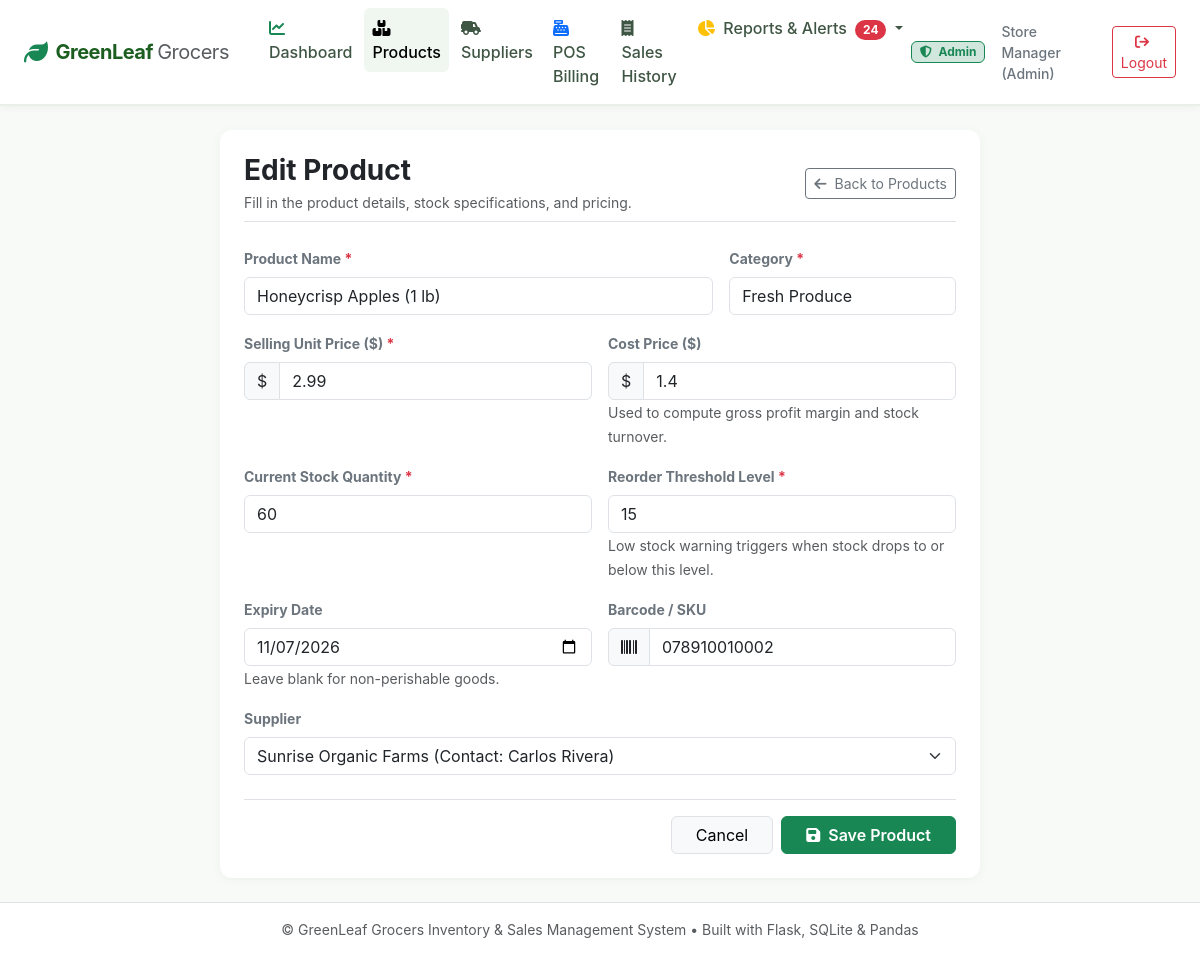
The app's page /products/2/edit (signed in) with its own data.
### app/models.py (models this page shows, shortened)
class User(db.Model):
    __tablename__ = 'users'
    user_id = db.Column(db.Integer, primary_key=True, autoincrement=True)
    username = db.Column(db.String(64), unique=True, nullable=False, index=True)
    password_hash = db.Column(db.String(256), nullable=False)
    role = db.Column(db.String(20), nullable=False, default='cashier')  # 'admin' or 'cashier'
    full_name = db.Column(db.String(100), nullable=False, default='')
    created_at = db.Column(db.DateTime, default=utc_now)
    sales = db.relationship('Sale', backref='cashier', lazy=True)
    @property
    def is_admin(self) -> bool:
        return self.role.lower() == 'admin'

class Product(db.Model):
    __tablename__ = 'products'
    product_id = db.Column(db.Integer, primary_key=True, autoincrement=True)
    name = db.Column(db.String(150), nullable=False, index=True)
    category = db.Column(db.String(80), nullable=False, index=True)
    unit_price = db.Column(db.Float, nullable=False)
    cost_price = db.Column(db.Float, nullable=False, default=0.0)
    stock_qty = db.Column(db.Integer, nullable=False, default=0)
    reorder_level = db.Column(db.Integer, nullable=False, default=10)
    expiry_date = db.Column(db.Date, nullable=True, index=True)
    barcode = db.Column(db.String(50), unique=True, nullable=True, index=True)
    supplier_id = db.Column(db.Integer, db.ForeignKey('suppliers.supplier_id'), nullable=True)
    is_active = db.Column(db.Boolean, default=True)
    created_at = db.Column(db.DateTime, default=utc_now)
    sale_items = db.relationship('SaleItem', backref='product', lazy=True)

class Supplier(db.Model):
    __tablename__ = 'suppliers'
    supplier_id = db.Column(db.Integer, primary_key=True, autoincrement=True)
    name = db.Column(db.String(120), nullable=False)
    phone = db.Column(db.String(30), nullable=True)
    email = db.Column(db.String(120), nullable=True)
    contact_person = db.Column(db.String(100), nullable=True)
    address = db.Column(db.Text, nullable=True)
    created_at = db.Column(db.DateTime, default=utc_now)
    products = db.relationship('Product', backref='supplier', lazy=True)

### app/routes/products.py (the view, shortened to what this page needs)
@products_bp.route('/<int:product_id>/edit', methods=['GET', 'POST'])
@login_required
@role_required(['admin'])
def edit(product_id):
    product = db.get_or_404(Product, product_id)
    suppliers = Supplier.query.order_by(Supplier.name).all()
    return render_template('products/form.html', suppliers=suppliers, action='Edit', product=product)

### app/routes/auth.py (called while the page is built)
def login_required(f):
    @wraps(f)
    def decorated_function(*args, **kwargs):
        if 'user_id' not in session:
            flash('Please log in to access this page.', 'warning')
            return redirect(url_for('auth.login', next=request.url))
        return f(*args, **kwargs)
    return decorated_function

def role_required(allowed_roles):
    def decorator(f):
        @wraps(f)
        def decorated_function(*args, **kwargs):
            if 'user_id' not in session:
                flash('Please log in first.', 'warning')
                return redirect(url_for('auth.login'))
            user = db.session.get(User, session['user_id'])
            if not user or user.role not in allowed_roles:
                flash(f'Access denied. Required role: {", ".join(allowed_roles)}.', 'danger')
                if user and user.role == 'cashier':
                    return redirect(url_for('billing.pos'))
                return redirect(url_for('auth.login'))
            return f(*args, **kwargs)
        return decorated_function
    return decorator

### app/templates/products/form.html (shortened to what this page needs)
{% extends "base.html" %}
{% block content %}
<div class="row justify-content-center">
    <div class="col-12 col-lg-8">
        <div class="card stat-card p-4">
            <div class="d-flex justify-content-between align-items-center mb-4 pb-2 border-bottom">
                <div>
                    <h3 class="fw-bold text-dark mb-1">{{ action }} Product</h3>
                    <p class="text-muted small mb-0">Fill in the product details, stock specifications, and pricing.</p>
                </div>
                <a href="{{ url_for('products.index') }}" class="btn btn-outline-secondary btn-sm">
                    <i class="fa-solid fa-arrow-left me-1"></i> Back to Products
                </a>
            </div>
            <form method="POST">
                <div class="row g-3">
                    <div class="col-12 col-md-8">
                        <label class="form-label fw-bold small text-secondary">Product Name <span class="text-danger">*</span></label>
                        <input type="text" name="name" class="form-control" placeholder="e.g. Organic Honeycrisp Apples (1 lb)" value="{{ product.name if product else '' }}" required>
                    </div>
                    <div class="col-12 col-md-4">
                        <label class="form-label fw-bold small text-secondary">Category <span class="text-danger">*</span></label>
                        <input type="text" name="category" class="form-control" list="categoryList" placeholder="e.g. Fresh Produce" value="{{ product.category if product else '' }}" required>
                    </div>
                    <div class="col-12 col-md-6">
                        <label class="form-label fw-bold small text-secondary">Selling Unit Price ($) <span class="text-danger">*</span></label>
                        <div class="input-group">
                            <span class="input-group-text">$</span>
                            <input type="number" step="0.01" min="0" name="unit_price" class="form-control" placeholder="0.00" value="{{ product.unit_price if product else '' }}" required>
                        </div>
                    </div>
                    <div class="col-12 col-md-6">
                        <label class="form-label fw-bold small text-secondary">Cost Price ($)</label>
                        <div class="input-group">
                            <span class="input-group-text">$</span>
                            <input type="number" step="0.01" min="0" name="cost_price" class="form-control" placeholder="0.00" value="{{ product.cost_price if product else '0.00' }}">
                        </div>
                        <span class="form-text small">Used to compute gross profit margin and stock turnover.</span>
                    </div>
                    <div class="col-12 col-md-6">
                        <label class="form-label fw-bold small text-secondary">Current Stock Quantity <span class="text-danger">*</span></label>
                        <input type="number" min="0" name="stock_qty" class="form-control" placeholder="0" value="{{ product.stock_qty if product else '0' }}" required>
                    </div>
                    <div class="col-12 col-md-6">
                        <label class="form-label fw-bold small text-secondary">Reorder Threshold Level <span class="text-danger">*</span></label>
                        <input type="number" min="0" name="reorder_level" class="form-control" placeholder="10" value="{{ product.reorder_level if product else '10' }}" required>
                        <span class="form-text small">Low stock warning triggers when stock drops to or below this level.</span>
                    </div>
                    <div class="col-12 col-md-6">
                        <label class="form-label fw-bold small text-secondary">Expiry Date</label>
                        <input type="date" name="expiry_date" class="form-control" value="{{ product.expiry_date.strftime('%Y-%m-%d') if product and product.expiry_date else '' }}">
                        <span class="form-text small">Leave blank for non-perishable goods.</span>
                    </div>
                    <div class="col-12 col-md-6">
                        <label class="form-label fw-bold small text-secondary">Barcode / SKU</label>
                        <div class="input-group">
                            <span class="input-group-text"><i class="fa-solid fa-barcode"></i></span>
                            <input type="text" name="barcode" class="form-control" placeholder="e.g. 890123456789" value="{{ product.barcode if product and product.barcode else '' }}">
                        </div>
                    </div>
                    <div class="col-12">
                        <label class="form-label fw-bold small text-secondary">Supplier</label>
                        <select name="supplier_id" class="form-select">
                            {% for s in suppliers %}
                            <option value="{{ s.supplier_id }}" {% if product and product.supplier_id == s.supplier_id %}selected{% endif %}>
                                {{ s.name }} {% if s.contact_person %}(Contact: {{ s.contact_person }}){% endif %}
                            </option>
                            {% endfor %}
                        </select>
                    </div>
                </div>
                <div class="d-flex justify-content-end gap-2 mt-4 pt-3 border-top">
                    <a href="{{ url_for('products.index') }}" class="btn btn-light border px-4">Cancel</a>
                    <button type="submit" class="btn btn-success px-4 fw-semibold">
                        <i class="fa-solid fa-floppy-disk me-1"></i> Save Product
                    </button>
                </div>
            </form>
        </div>
    </div>
</div>
{% endblock %}

### app/templates/base.html (shortened to what this page needs)
<!DOCTYPE html>
<html lang="en">
<head>
    <link href="https://cdn.jsdelivr.net/npm/bootstrap@5.3.3/dist/css/bootstrap.min.css" rel="stylesheet">
    <link rel="stylesheet" href="https://cdnjs.cloudflare.com/ajax/libs/font-awesome/6.5.1/css/all.min.css">
    <link rel="stylesheet" href="{{ url_for('static', filename='css/style.css') }}">
</head>
<body>
    <nav class="navbar navbar-expand-lg navbar-greenleaf sticky-top py-2">
        <div class="container-fluid px-4">
            <a class="navbar-brand d-flex align-items-center gap-2" href="{{ url_for('auth.index') }}">
                <i class="fa-solid fa-leaf text-success fs-4"></i>
                <span>GreenLeaf <span class="fw-normal text-muted">Grocers</span></span>
            </a>
            <div class="collapse navbar-collapse" id="navbarMain">
                {% if current_user %}
                <ul class="navbar-nav me-auto mb-2 mb-lg-0 ms-lg-3 gap-1">
                    {% if current_user.is_admin %}
                    <li class="nav-link-item">
                        <a class="nav-link {% if request.endpoint and request.endpoint.startswith('dashboard') %}active{% endif %}" href="{{ url_for('dashboard.index') }}">
                            <i class="fa-solid fa-chart-line me-1 text-success"></i> Dashboard
                        </a>
                    </li>
                    <li class="nav-link-item">
                        <a class="nav-link {% if request.endpoint and request.endpoint.startswith('products') %}active{% endif %}" href="{{ url_for('products.index') }}">
                            <i class="fa-solid fa-boxes-stacked me-1"></i> Products
                        </a>
                    </li>
                    <li class="nav-link-item">
                        <a class="nav-link {% if request.endpoint and request.endpoint.startswith('suppliers') %}active{% endif %}" href="{{ url_for('suppliers.index') }}">
                            <i class="fa-solid fa-truck-field me-1"></i> Suppliers
                        </a>
                    </li>
                    {% endif %}
                    <li class="nav-link-item">
                        <a class="nav-link {% if request.endpoint and request.endpoint == 'billing.pos' %}active{% endif %}" href="{{ url_for('billing.pos') }}">
                            <i class="fa-solid fa-cash-register me-1 text-primary"></i> POS Billing
                        </a>
                    </li>
                    <li class="nav-link-item">
                        <a class="nav-link {% if request.endpoint and request.endpoint == 'billing.sales_history' %}active{% endif %}" href="{{ url_for('billing.sales_history') }}">
                            <i class="fa-solid fa-receipt me-1"></i> Sales History
                        </a>
                    </li>
                    {% if current_user.is_admin %}
                    <li class="nav-item dropdown">
                        <a class="nav-link dropdown-toggle {% if request.endpoint and request.endpoint.startswith('reports') %}active{% endif %}" href="#" role="button" data-bs-toggle="dropdown">
                            <i class="fa-solid fa-chart-pie me-1 text-warning"></i> Reports & Alerts
                            {% if low_stock_count > 0 or near_expiry_count > 0 %}
                            <span class="badge bg-danger rounded-pill ms-1">{{ low_stock_count + near_expiry_count }}</span>
                            {% endif %}
                        </a>
                    </li>
                    {% endif %}
                </ul>
                <div class="d-flex align-items-center gap-3">
                    {% if current_user.is_admin %}
                    <span class="badge bg-success-subtle text-success border border-success px-2 py-1">
                        <i class="fa-solid fa-shield-halved me-1"></i> Admin
                    </span>
                    {% else %}
                    <span class="badge bg-primary-subtle text-primary border border-primary px-2 py-1">
                        <i class="fa-solid fa-user me-1"></i> Cashier
                    </span>
                    {% endif %}
                    <span class="text-secondary small fw-medium d-none d-md-inline">
                        {{ current_user.full_name or current_user.username }}
                    </span>
                    <a href="{{ url_for('auth.logout') }}" class="btn btn-outline-danger btn-sm" title="Log Out">
                        <i class="fa-solid fa-arrow-right-from-bracket me-1"></i> Logout
                    </a>
                </div>
                {% endif %}
            </div>
        </div>
    </nav>
    <main class="container-fluid px-4 py-4 flex-grow-1">
        {% block content %}{% endblock %}
    </main>
    <footer class="bg-white border-top py-3 mt-auto no-print">
        <div class="container-fluid px-4 text-center text-muted small">
            <span>&copy; GreenLeaf Grocers Inventory & Sales Management System • Built with Flask, SQLite & Pandas</span>
        </div>
    </footer>
</body>
</html>

### app/static/css/style.css (style rules this page uses)
:root { --brand-primary: #2e7d32; --brand-dark: #1b5e20; --brand-light: #4caf50; --brand-accent: #81c784; --brand-bg: #f8faf8; --brand-surface: #ffffff; --danger-red: #d32f2f; --warning-amber: #ed6c02; --info-blue: #0288d1; }
body { background-color: var(--brand-bg); font-family: -apple-system, BlinkMacSystemFont, "Segoe UI", Roboto, "Helvetica Neue", Arial, sans-serif; color: #2b3a2f; min-height: 100vh; display: flex; flex-direction: column; }
.navbar-brand { font-weight: 700; letter-spacing: -0.5px; color: var(--brand-dark) !important; }
.navbar-greenleaf { background: #ffffff; border-bottom: 2px solid #e8f0e8; box-shadow: 0 2px 8px rgba(0, 0, 0, 0.04); }
.nav-link { font-weight: 500; color: #3f5644; transition: all 0.2s; padding: 0.5rem 0.85rem; border-radius: 6px; }
.nav-link:hover, .nav-link.active { color: var(--brand-primary); background-color: #f0f7f0; }
.stat-card { border: none; border-radius: 12px; background: #ffffff; box-shadow: 0 2px 10px rgba(46, 125, 50, 0.06); transition: transform 0.2s, box-shadow 0.2s; }

### records on screen
User: full_name "Store Manager (Admin)"
Product: name "Honeycrisp Apples (1 lb)", category "Fresh Produce", unit_price "2.99", cost_price "1.4", stock_qty "60", reorder_level "15", expiry_date "11/07/2026", barcode "078910010002", supplier_id "Sunrise Organic Farms (Contact: Carlos Rivera)"

### other values on screen
{{ low_stock_count + near_expiry_count }} "24"
{{ action }} "Edit"
